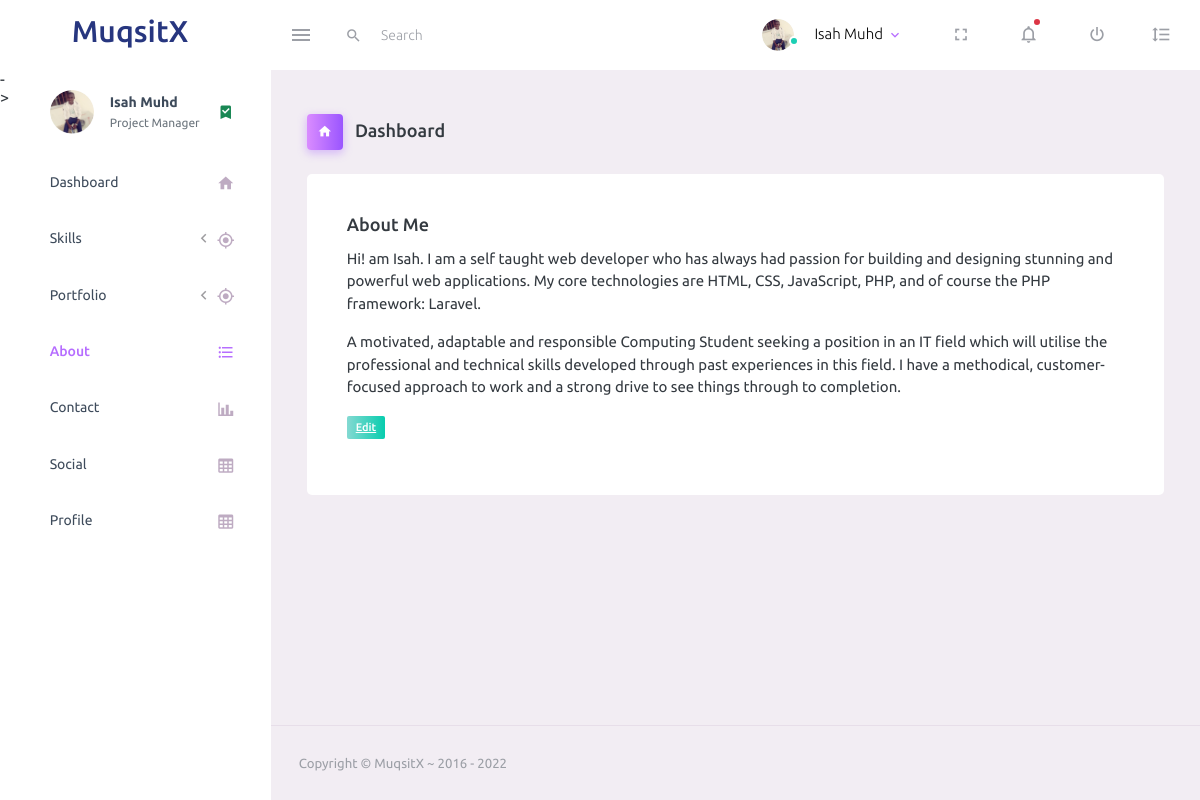
/admin/about.php (signed in), run on the app's committed database.
### tables this page shows
CREATE TABLE `user` (
  `user_id` int(11) NOT NULL,
  `username` varchar(255) NOT NULL,
  `user_photo` varchar(255) NOT NULL,
  `user_email` varchar(255) NOT NULL,
  `user_password` varchar(255) NOT NULL,
  `user_status` int(11) NOT NULL DEFAULT '1'
);

CREATE TABLE `about` (
  `about_id` int(11) NOT NULL,
  `about_content1` text NOT NULL,
  `about_content2` text NOT NULL,
  `about_status` int(11) NOT NULL DEFAULT '1'
);

### includes/autoLoader.php (called while the page is built, shortened)
<?php
	function myAutoLoader($className) {
		$url = $_SERVER['HTTP_HOST'].$_SERVER['REQUEST_URI'];
		if (strpos($url, 'includes') !== false) {
					$path = '../classes/';
				}else if(strpos($url, 'admin') !== false){
					$path = '../classes/';
				}else if(strpos($url, 'pages') !== false){
					$path = '../classes/';
				}else{
					$path = 'classes/';
				}
				$extension = '.php';
	}

### classes/dbh.php (called while the page is built)
<?php
	class Dbh
	{
		public function connect(){
			try {
				 $username = 'root';
				 $password = '';
				$dbh=new PDO('mysql:host=localhost;dbname=muqsit', $username, $password);
				return $dbh;
			} catch (Exception $e) {
				print 'Error: '.$e->getMessage().'<br>';
				die();
			}
		}
	}
?>

### classes/signin.php (called while the page is built, shortened)
<?php
	class Signin extends Dbh
	{
	    protected function getUserProfile($userID) {
	    	$sql = 'SELECT * FROM user WHERE user_id = ?';
			$stmt = $this->connect()->prepare($sql);
			$stmt->execute([$userID]);
			return $results = $stmt->fetchAll();
	    }
		}

### classes/signinView.php (called while the page is built)
<?php
	class signinView extends Signin {
		public function getUserDetails($userID) {
			return $results = $this->getUserProfile($userID);
		}
	}

### classes/about.php (called while the page is built, shortened)
<?php
	class About extends Dbh
	{
		protected function getAbout() {
			$sql = 'SELECT * FROM about WHERE about_status = ?';
			$stmt = $this->connect()->prepare($sql);
			$stmt->execute(['1']);
			$result = $stmt->fetchAll();
			return $result;
		}
	}

### classes/aboutView.php (the view, shortened to what this page needs)
<?php
	class AboutView extends About {
		public function showAdminAbout() {
			$results = $this->getAbout();
			foreach ($results as $result) {
				$token = $result['about_id'];
				$token = md5($token);
				$content1 = $result['about_content1'];
				$content2 = $result['about_content2'];
				echo 	'<p>'.$content1.'</p>';
				echo 	'<p>'.$content2.'</p>';
				echo 	'<p><a  href="about.php?edit_about='.$token.', '.$content1.', '.$content2.'" class="badge badge-gradient-success">Edit</a></p>';
			}
		}
	}

### admin/top_nav.php (shortened to what this page needs)
<?php
    $userObj = new signinView();
    $results = $userObj->getUserDetails($userID);
    foreach ($results as $result) {
          $username=$result['username'];
        }
?>
<nav class="navbar default-layout-navbar col-lg-12 col-12 p-0 fixed-top d-flex flex-row">
        <div class="text-center navbar-brand-wrapper d-flex align-items-center justify-content-center">
          <a class="navbar-brand brand-logo" href="">
            <h2>MuqsitX</h2>
        </div>
        <div class="navbar-menu-wrapper d-flex align-items-stretch">
          <button class="navbar-toggler navbar-toggler align-self-center" type="button" data-toggle="minimize">
            <span class="mdi mdi-menu"></span>
          </button>
          <div class="search-field d-none d-md-block">
            <form class="d-flex align-items-center h-100" action="#">
              <div class="input-group">
                <div class="input-group-prepend bg-transparent">
                  <i class="input-group-text border-0 mdi mdi-magnify"></i>
                </div>
                <input type="text" class="form-control bg-transparent border-0" placeholder="Search">
              </div>
            </form>
          </div>
          <ul class="navbar-nav navbar-nav-right">
            <li class="nav-item nav-profile dropdown">
              <a class="nav-link dropdown-toggle" id="profileDropdown" href="#" data-bs-toggle="dropdown" aria-expanded="false">
                <div class="nav-profile-img">
                  <img src="assets/images/faces/md.jpg" alt="image">
                  <span class="availability-status online"></span>
                </div>
                <div class="nav-profile-text">
                  <p class="mb-1 text-black"><?php echo $username; ?></p>
                </div>
              </a>
            </li>
            <li class="nav-item d-none d-lg-block full-screen-link">
              <a class="nav-link">
                <i class="mdi mdi-fullscreen" id="fullscreen-button"></i>
              </a>
            </li>
            <li class="nav-item dropdown">
              <a class="nav-link count-indicator dropdown-toggle" id="notificationDropdown" href="#" data-bs-toggle="dropdown">
                <i class="mdi mdi-bell-outline"></i>
                <span class="count-symbol bg-danger"></span>
              </a>
            </li>
            <li class="nav-item nav-logout d-none d-lg-block">
              <a class="nav-link" href="../includes/logout.php">
                <i class="mdi mdi-power"></i>
              </a>
            </li>
            <li class="nav-item nav-settings d-none d-lg-block">
              <a class="nav-link" href="#">
                <i class="mdi mdi-format-line-spacing"></i>
              </a>
            </li>
          </ul>
        </div>
      </nav>

### data on the page
user: username "Isah Muhd"
about: about_content1 "Hi! am Isah. I am a self taught web developer who has always had passion for building and designing stunning and powerful web applications. My core technologies are HTML, CSS, JavaScript, PHP, and of course the PHP framework: Laravel.", about_content2 "A motivated, adaptable and responsible Computing Student seeking a position in an IT field which will utilise the professional and technical skills developed through past experiences in this field. I have a methodical, customer-focused approach to work and a strong drive to see things through to completion."
